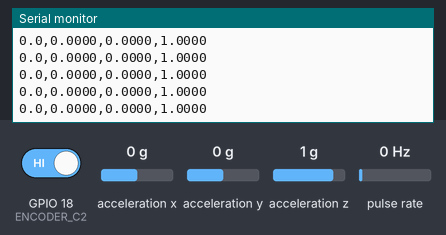
Recording of a sketch running on a simulated ESP32. On the bench: the last lines printed to the serial monitor. Wiring (inferred from the names in the program): pulse sensor: data GPIO 19; MPU-6050 motion sensor at I2C address 0x68. Inputs (shaded band) come from the test bench; at power-on: acceleration x 0 g, pulse rate 0 Hz, acceleration y 0 g, GPIO 18 (ENCODER_C2) HIGH, acceleration z 1 g.

Above: at 1.7 s.
1.8 s: acceleration x set to -1.4 g
At 1.81 s:
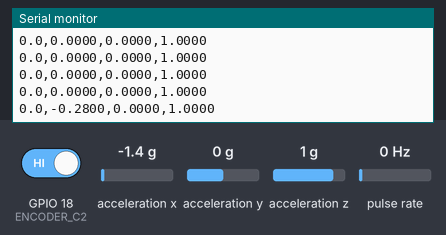
3.3 s: pulse rate (sensor on GPIO 19) set to 4 Hz
At 3.31 s:
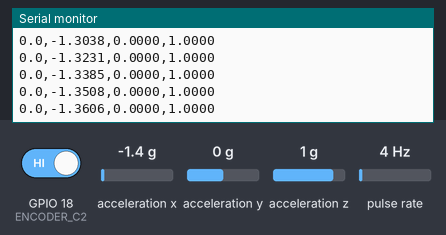
4.8 s: acceleration y set to -1.4 g
At 4.81 s:
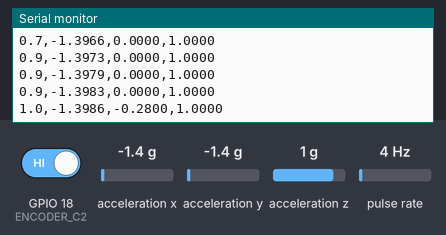
6.3 s: GPIO 18 (ENCODER_C2) driven LOW
At 6.51 s:
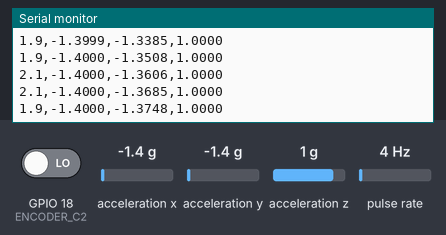
7.8 s: acceleration z set to -1.4 g
At 7.81 s:
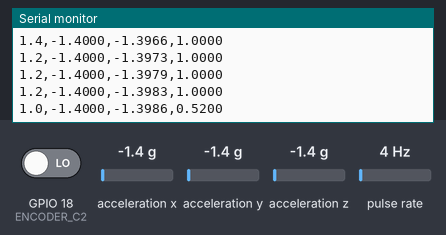
9.3 s: pulse rate (sensor on GPIO 19) set to 50 Hz
At 9.31 s:
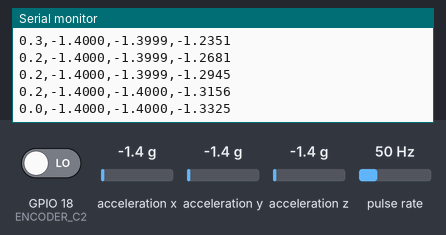
Timing chart, 0 to 11.8 s (numbered marks = the images above; inputs shaded):
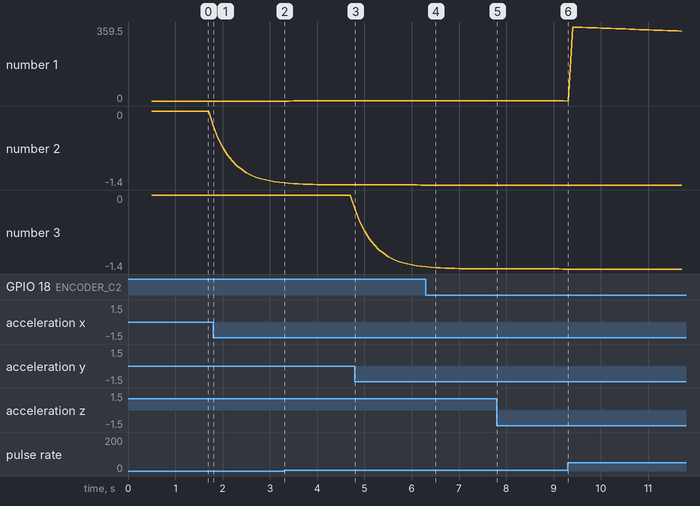

Measured:
- after the input at 1.8 s, the serial monitor: prints a new line at once (image 1)
- after the input at 4.8 s, the serial monitor: prints a new line at once (image 3)
- after the input at 6.3 s, the serial monitor: prints a new line after 0.21 s (image 4)
- after the input at 7.8 s, the serial monitor: prints a new line at once (image 5)
- plotted number 1: 0 → 0.9 after the input at 3.3 s, 0.2 → 339.4 after the input at 9.3 s
- plotted number 2: 0 → -1.35 after the input at 1.8 s

The sketch:

acselaration.ino
```cpp
#include <Wire.h>
#include <Arduino.h>

// --- Pin Allocations ---
constexpr uint8_t ENCODER_C1 = 19; // Channel A (D19)
constexpr uint8_t ENCODER_C2 = 18; // Channel B (D18)
constexpr uint8_t I2C_SDA = 21;    // MPU6050 SDA
constexpr uint8_t I2C_SCL = 22;    // MPU6050 SCL

constexpr uint8_t MPU_ADDR = 0x68;
constexpr float TICKS_PER_REV = 2058.0f;
constexpr float IMU_OFFSET = 187.7f; // Your verified functional offset

// --- Global Tracking Variables ---
volatile long encoderTicks = 0;
unsigned long lastSampleTime = 0;

// --- Low-Pass Filter Structure ---
float filteredX = 0.0f;
float filteredY = 0.0f;
float filteredZ = 0.0f;
constexpr float ALPHA = 0.2f; // Your optimized 95% smoothing factor

// Hardware Interrupt Service Routine
void IRAM_ATTR readEncoder() {
    int bState = digitalRead(ENCODER_C2);
    if (bState == HIGH) encoderTicks++;
    else encoderTicks--;
}

void initMPU6050() {
    Wire.beginTransmission(MPU_ADDR);
    Wire.write(0x6B);
    Wire.write(0);    // Wake up MPU6050
    Wire.endTransmission(true);
}

void setup() {
    Serial.begin(115200);

    pinMode(ENCODER_C1, INPUT_PULLUP);
    pinMode(ENCODER_C2, INPUT_PULLUP);
    attachInterrupt(digitalPinToInterrupt(ENCODER_C1), readEncoder, RISING);

    Wire.begin(I2C_SDA, I2C_SCL);
    initMPU6050();

    // Warm up filter variables instantly to prevent startup spikes
    delay(500);
    Wire.beginTransmission(MPU_ADDR);
    Wire.write(0x3B);
    Wire.endTransmission(false);
    Wire.requestFrom(MPU_ADDR, (uint8_t)6, (uint8_t)true);
    filteredX = ((Wire.read() << 8) | Wire.read()) / 16384.0f;
    filteredY = ((Wire.read() << 8) | Wire.read()) / 16384.0f;
    filteredZ = ((Wire.read() << 8) | Wire.read()) / 16384.0f;

    // --- CSV HEADER PROFILE FOR EXCEL/MATLAB ---
    // This forms your column labels
    Serial.println("Wheel_Position_Deg,Accel_X_g,Accel_Y_g,Accel_Z_g");
}

void loop() {
    // Collect a clean data point exactly every 100ms (10 Hz collection rate)
    if (millis() - lastSampleTime >= 100) {
        lastSampleTime = millis();

        // 1. Unpack Raw Accumulator Measurements from MPU6050
        Wire.beginTransmission(MPU_ADDR);
        Wire.write(0x3B);
        Wire.endTransmission(false);
        Wire.requestFrom(MPU_ADDR, (uint8_t)6, (uint8_t)true);

        int16_t rawX = (Wire.read() << 8) | Wire.read();
        int16_t rawY = (Wire.read() << 8) | Wire.read();
        int16_t rawZ = (Wire.read() << 8) | Wire.read();

        float rawAx = rawX / 16384.0f;
        float rawAy = rawY / 16384.0f;
        float rawAz = rawZ / 16384.0f;

        // 2. Apply your Low-Pass Filter to all three axes
        filteredX = (ALPHA * rawAx) + ((1.0f - ALPHA) * filteredX);
        filteredY = (ALPHA * rawAy) + ((1.0f - ALPHA) * filteredY);
        filteredZ = (ALPHA * rawAz) + ((1.0f - ALPHA) * filteredZ);

        // 3. Collect thread-safe wheel position angle from encoder
        noInterrupts();
        long currentTicks = encoderTicks;
        interrupts();
        float wheelPositionDegrees = fmod((currentTicks / TICKS_PER_REV) * 360.0f, 360.0f);
        if (wheelPositionDegrees < 0) wheelPositionDegrees += 360.0f;

        // 4. Print clean CSV Row: WheelPosition, AccelX, AccelY, AccelZ
        Serial.print(wheelPositionDegrees, 1);
        Serial.print(",");
        Serial.print(filteredX, 4);
        Serial.print(",");
        Serial.print(filteredY, 4);
        Serial.print(",");
        Serial.println(filteredZ, 4);
    }
}
```
